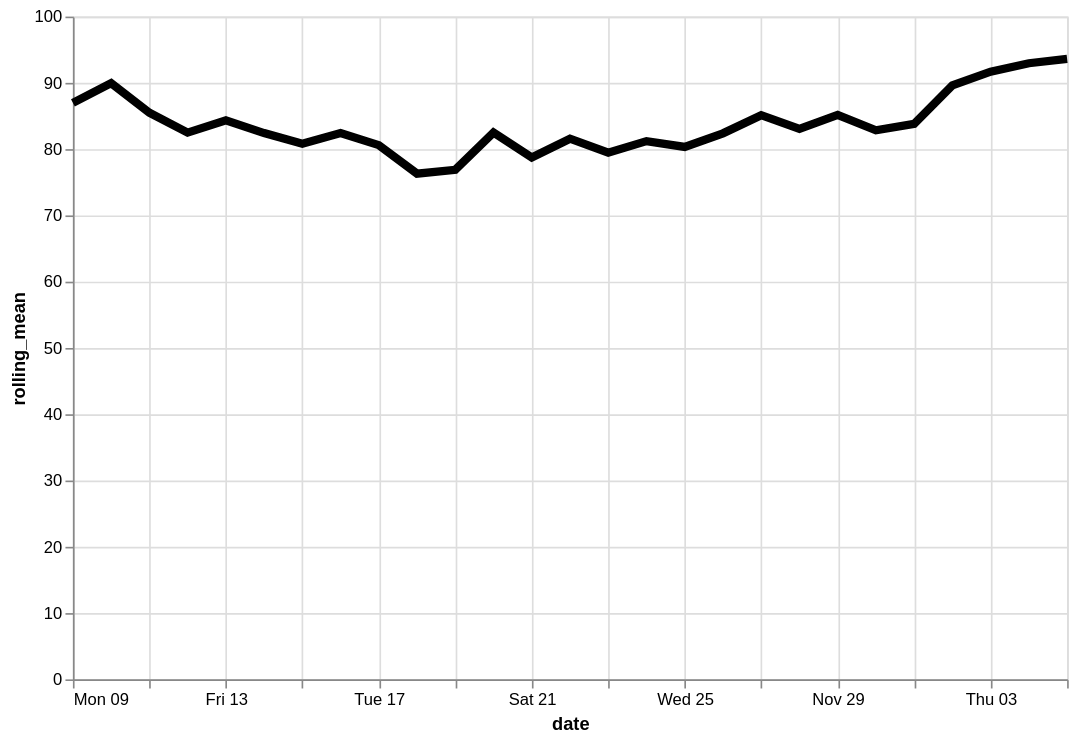

Write a Vega-Lite specification for this figure.
### Vega-Lite specification from a JSON file in a GitHub repository (floating-point values rounded to 4 significant figures)
{"config": {"view": {"continuousWidth": 400, "continuousHeight": 300}}, "data": {"name": "data-0174a46438ff9b7edf5c9628ab12e190"}, "mark": {"type": "line", "color": "black", "size": 5}, "encoding": {"x": {"type": "temporal", "field": "date"}, "y": {"type": "quantitative", "field": "rolling_mean"}}, "height": 400, "transform": [{"window": [{"op": "mean", "field": "price", "as": "rolling_mean"}], "frame": [-4, 3]}], "width": 600, "$schema": "https://vega.github.io/schema/vega-lite/v4.8.1.json", "datasets": {"data-0174a46438ff9b7edf5c9628ab12e190": [{"item": "Kitchen & Dining Wares", "date": "2020-11-09", "price": 82.8}, {"item": "Kitchen & Dining Wares", "date": "2020-11-10", "price": 112.9}, {"item": "Kitchen & Dining Wares", "date": "2020-11-11", "price": 55.42}, {"item": "Kitchen & Dining Wares", "date": "2020-11-12", "price": 96.77}, {"item": "Kitchen & Dining Wares", "date": "2020-11-13", "price": 101.9}, {"item": "Kitchen & Dining Wares", "date": "2020-11-14", "price": 63.2}, {"item": "Kitchen & Dining Wares", "date": "2020-11-15", "price": 64.47}, {"item": "Kitchen & Dining Wares", "date": "2020-11-16", "price": 97.23}, {"item": "Kitchen & Dining Wares", "date": "2020-11-17", "price": 67.45}, {"item": "Kitchen & Dining Wares", "date": "2020-11-18", "price": 100.0}, {"item": "Kitchen & Dining Wares", "date": "2020-11-19", "price": 68.34}, {"item": "Kitchen & Dining Wares", "date": "2020-11-20", "price": 82.17}, {"item": "Kitchen & Dining Wares", "date": "2020-11-21", "price": 67.58}, {"item": "Kitchen & Dining Wares", "date": "2020-11-22", "price": 67.82}, {"item": "Kitchen & Dining Wares", "date": "2020-11-23", "price": 109.5}, {"item": "Kitchen & Dining Wares", "date": "2020-11-24", "price": 67.13}, {"item": "Kitchen & Dining Wares", "date": "2020-11-25", "price": 90.13}, {"item": "Kitchen & Dining Wares", "date": "2020-11-26", "price": 83.12}, {"item": "Kitchen & Dining Wares", "date": "2020-11-27", "price": 82.23}, {"item": "Kitchen & Dining Wares", "date": "2020-11-28", "price": 75.16}, {"item": "Kitchen & Dining Wares", "date": "2020-11-29", "price": 83.99}, {"item": "Kitchen & Dining Wares", "date": "2020-11-30", "price": 89.74}, {"item": "Kitchen & Dining Wares", "date": "2020-12-01", "price": 92.85}, {"item": "Kitchen & Dining Wares", "date": "2020-12-02", "price": 84.15}, {"item": "Kitchen & Dining Wares", "date": "2020-12-03", "price": 71.46}, {"item": "Kitchen & Dining Wares", "date": "2020-12-04", "price": 90.91}, {"item": "Kitchen & Dining Wares", "date": "2020-12-05", "price": 128.7}]}}
